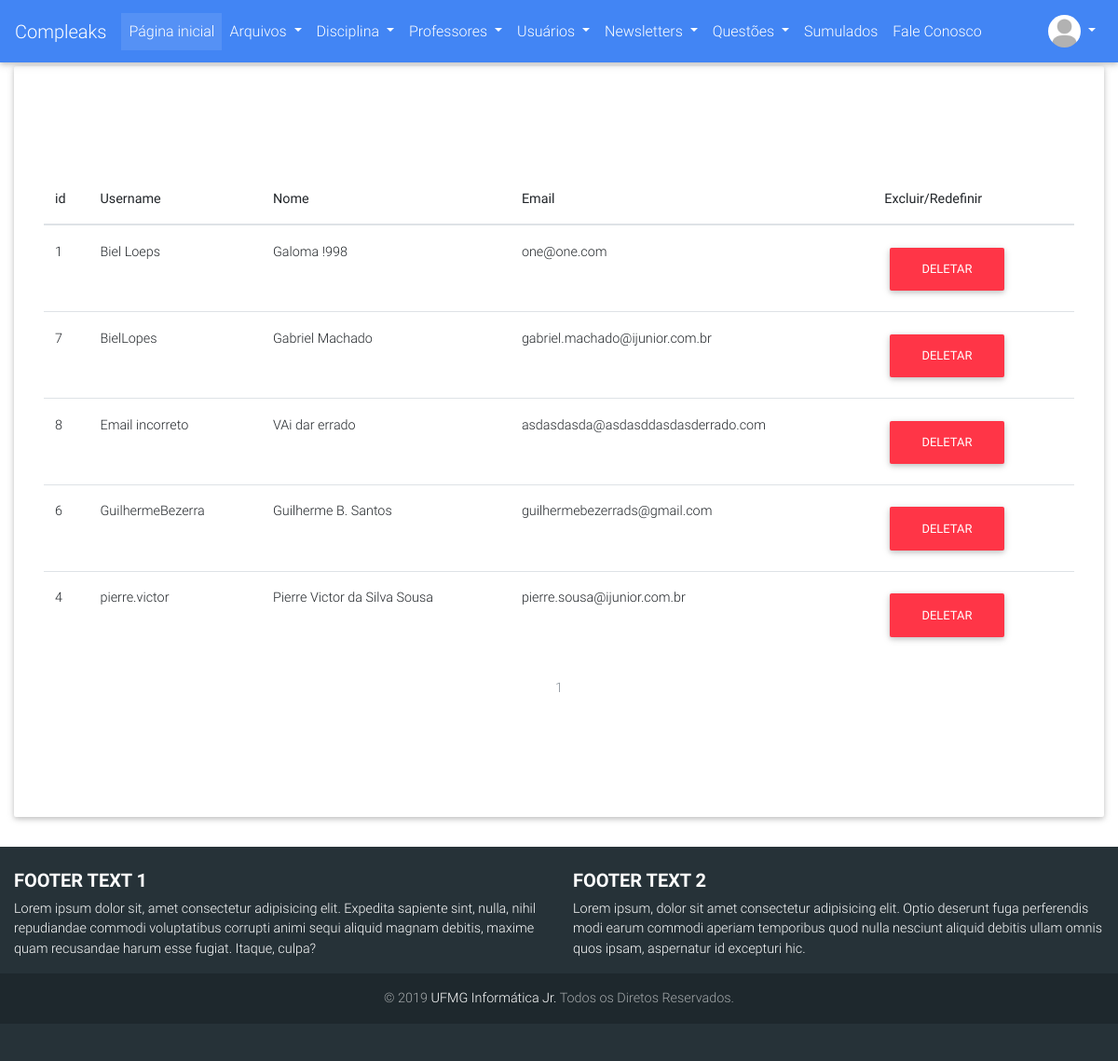
Screenshot of /usuarios/lista (signed in) with the database file from the repository.
### compleaks/usuarios/models.py (models this page shows, shortened)
class Usuario(db.Model, UserMixin):
	__tablename__ = 'usuarios'
	id = db.Column(db.Integer, primary_key=True)
	username = db.Column(db.String(30), unique=True)
	hhash = db.Column(db.String)
	nome = db.Column(db.String(120))
	email = db.Column(db.String(120), unique=True)
	curso = db.Column(db.String(64))
	periodo = db.Column(db.Integer)
	is_admin = db.Column(db.Integer)
	data_criacao = db.Column(db.DateTime, default=datetime.now)
	avatar = db.Column(db.String(120), default="default_profile.png")
	ativado = db.Column(db.Boolean)
	data_deletado = db.Column(db.DateTime, nullable=True)
	id_deletor = db.Column(db.Integer, nullable=True)
	motivo_delete = db.Column(db.String(120), nullable=True)
	arquivos = db.relationship('Arquivo', backref='author', lazy=True)
	avaliacoes = db.relationship('Avaliacao_Arquivo', backref='avaliador', lazy=True)

### compleaks/usuarios/views.py (the view)
@usuarios.route('/lista', methods=['POST', 'GET'])
@login_required
def listar():
	if not current_user.is_admin:
		abort(403)
	page = request.args.get('page', 1, type=int)
	users = Usuario.query\
			.order_by(Usuario.username)\
			.paginate(page=page, per_page=10)
	return render_template('todos_users.html', users=users)

### compleaks/usuarios/models.py (called while the page is built)
@login_manager.user_loader
def load_user(user_id):
    return Usuario.query.get(user_id)

### compleaks/usuarios/templates/usuarios/todos_users.html (shortened to what this page needs)
{% extends "base.html" %}
{% block content %}
{% if current_user.is_admin %}
<table class="table table-hover">
    <thead>
      <tr>
        <th scope="col">id</th>
        <th scope="col">Username</th>
        <th scope="col">Nome</th>
        <th scope="col">Email</th>
        <th scope="col">Excluir/Redefinir</th>
      </tr>
    </thead>
    <tbody>
        {% for user in users.items %}
            {% if not user.ativado %}
                <tr class="table-danger">
            {% else %}
                <tr >
            {% endif %}
                <td scope="row"> {{user.id}} </td>
                <td> {{user.username}} </td>
                <td> {{user.nome}} </td>
                <td> {{user.email}} </td>
                <td>
                    {% if not user.ativado %}
                        <button type="button" class="btn btn-danger" data-toggle="modal"  data-target="#red_confirm{{user.id}}" >Redefinir</button>
                    {%else%}
                        <button type="button" class="btn btn-danger" data-toggle="modal"  data-target="#del_confirm{{user.id}}" >Deletar</button>
                    {% endif %}
                </td>
            </tr>
        {% endfor %}
    </tbody>
  </table>
<nav aria-label="Page navigation example">
    <ul class="pagination justify-content-center">
        {% for page_num in users.iter_pages(left_edge=1, right_edge=1, left_current=1, right_current=2) %}
            {% if users.page == page_num and page_num %}
                <li class="page-item disabled">
                    <a class="page-link" href="{{ url_for('usuarios.listar', page=page_num) }}">{{ page_num }}</a></li>
            {% elif page_num %}
                <li class="page-item">
                    <a class="page-link" href="{{ url_for('usuarios.listar', page=page_num) }}">{{ page_num }}</a></li>
                </li>
            {% else %}
                ...
            {% endif %}
        {% endfor %}
    </ul>
</nav>
{% endif %}
{% endblock %}

### compleaks/templates/base.html (shortened to what this page needs)
<!DOCTYPE html>
<html lang="en">
<head>
  <link href="{{url_for('static',filename='css/component.css')}}" rel="stylesheet">
  <link href="{{url_for('static',filename='css/estilos.css')}}" rel="stylesheet">
  <link rel="stylesheet" href="https://use.fontawesome.com/releases/v5.7.0/css/all.css">
  <link href="{{url_for('static',filename='css/bootstrap.min.css')}}" rel="stylesheet">
  <link href="{{url_for('static',filename='css/mdb.min.css')}}" rel="stylesheet">
  <link href="{{url_for('static',filename='css/style.css')}}" rel="stylesheet">
</head>
<body>
  <nav class="mb-1 navbar navbar-expand-lg navbar-dark primary-color lighten-1">
    <a class="navbar-brand" href="{{ url_for('principal.index') }}">Compleaks</a>
  <div class="collapse navbar-collapse" id="navbarSupportedContent-555">
    <ul class="navbar-nav mr-auto">
      <li class="nav-item active">
        <a class="nav-link" href="{{ url_for('principal.index') }}">Página inicial
        </a>
      </li>
      <li class="nav-item dropdown">
        <a class="nav-link dropdown-toggle" id="navbarDropdownMenuLink-555" data-toggle="dropdown" aria-haspopup="true"
          aria-expanded="false">Arquivos
        </a>
      </li>
      <li class="nav-item dropdown">
        <a class="nav-link dropdown-toggle" id="navbarDropdownMenuLink-555" data-toggle="dropdown" aria-haspopup="true"
          aria-expanded="false">Disciplina
        </a>
      </li>
      <li class="nav-item dropdown">
        <a class="nav-link dropdown-toggle" id="navbarDropdownMenuLink-555" data-toggle="dropdown" aria-haspopup="true"
          aria-expanded="false">Professores
        </a>
      </li>
      {% if current_user.is_admin %}
        <li class="nav-item dropdown">
          <a class="nav-link dropdown-toggle" id="navbarDropdownMenuLink-555" data-toggle="dropdown" aria-haspopup="true"
            aria-expanded="false">Usuários
          </a>
        </li>
      {% endif %}
      {% if current_user.is_admin %}
        <li class="nav-item dropdown">
          <a class="nav-link dropdown-toggle" id="navbarDropdownMenuLink-555" data-toggle="dropdown" aria-haspopup="true"
            aria-expanded="false">Newsletters
          </a>
        </li>
      {% endif %}
      {% if current_user.is_authenticated %}
        <li class="nav-item dropdown">
          <a class="nav-link dropdown-toggle" id="navbarDropdownMenuLink-555" data-toggle="dropdown" aria-haspopup="true"
            aria-expanded="false"> Questões
          </a>
        </li>
      {% endif %}
      {% if current_user.is_authenticated %}
        <li class="nav-item">
          <a class="nav-link" href="{{url_for('simulados.criar')}}"> Sumulados
          </a>
        </li>
      {% endif %}
        <li class="nav-item">
          <a class="nav-link" href="{{url_for('principal.feedback')}}" > Fale Conosco
          </a>
        </li>
    </ul>
    <ul class="navbar-nav ml-auto nav-flex-icons">
      {% if not current_user.is_authenticated %}
        <li class="nav-item dropdown">
          <a class="nav-link dropdown-toggle" id="navbarDropdownMenuLink-4" data-toggle="dropdown" aria-haspopup="true"
            aria-expanded="false">
            <i class="fas fa-user"></i></a>
          <div class="dropdown-menu dropdown-menu-right dropdown-info" aria-labelledby="navbarDropdownMenuLink-4">
            <a class="dropdown-item" data-toggle="modal" data-target="#elegantModalForm">Entrar</a>
            <a class="dropdown-item" href="{{url_for('usuarios.adicionar')}}">Cadastrar</a>
          </div>
        </>
      {% else %}
        <li class="nav-item avatar dropdown">
          <a class="nav-link dropdown-toggle" id="navbarDropdownMenuLink-55" data-toggle="dropdown" aria-haspopup="true"
            aria-expanded="false">
            <img src="{{url_for('static', filename='images/avatares/'+current_user.avatar)}}" class="rounded-circle z-depth-0" alt="Avatar" height="35" width="35" style="object-fit: cover;">
          </a>
        </li>
      {% endif %}
    </ul>
  </div>
</nav>
  {% block divisao %}
  <div class="container-fluid">
    <div class="jumbotron" style="background-color: white;">
  {% endblock %}
      <div style="margin-bottom: 50px; margin-top: 50px;">
        {% block content %}
        {% endblock %}
      </div>
    </div>
  </div>
<footer class="page-footer font-small special-color-dark teal pt-4">
    <div class="container-fluid text-center text-md-left">
      <div class="row">
        <div class="col-md-6 mt-md-0 mt-3">
          <h5 class="text-uppercase font-weight-bold">Footer text 1</h5>
          <p>Lorem ipsum dolor sit, amet consectetur adipisicing elit. Expedita sapiente sint, nulla, nihil repudiandae commodi voluptatibus corrupti animi sequi aliquid magnam debitis, maxime quam recusandae harum esse fugiat. Itaque, culpa?</p>
        </div>
        <div class="col-md-6 mb-md-0 mb-3">
          <h5 class="text-uppercase font-weight-bold">Footer text 2</h5>
          <p>Lorem ipsum, dolor sit amet consectetur adipisicing elit. Optio deserunt fuga perferendis modi earum commodi aperiam temporibus quod nulla nesciunt aliquid debitis ullam omnis quos ipsam, aspernatur id excepturi hic.</p>
        </div>
      </div>
    </div>
    <div class="footer-copyright text-center py-3">© 2019
      <a href="http://ijunior.com.br"> UFMG Informática Jr.</a> Todos os Diretos Reservados.
    </div>
  </footer>
</body>
</html>

### compleaks/static/css/estilos.css (style rules this page uses)
body { overflow: auto; }
footer { background: #2196F3; padding: 80px 0px 40px 0px; position: relative; }

### compleaks/static/css/style.css (style rules this page uses)
html { width: 100%; height: 100%; }

### rows the page displays
Usuario: avatar (placeholder picture), id "1", username "Biel Loeps", nome "Galoma !998", email "one@one.com"
Usuario: id "7", username "BielLopes", nome "Gabriel Machado", email "gabriel.machado@ijunior.com.br"
Usuario: id "8", username "Email incorreto", nome "VAi dar errado", email "asdasdasda@asdasddasdasderrado.com"
Usuario: id "6", username "GuilhermeBezerra", nome "Guilherme B. Santos", email "guilhermebezerrads@gmail.com"
Usuario: id "4", username "pierre.victor", nome "Pierre Victor da Silva Sousa", email "pierre.sousa@ijunior.com.br"

### other values shown
{{ page_num }} "1"
